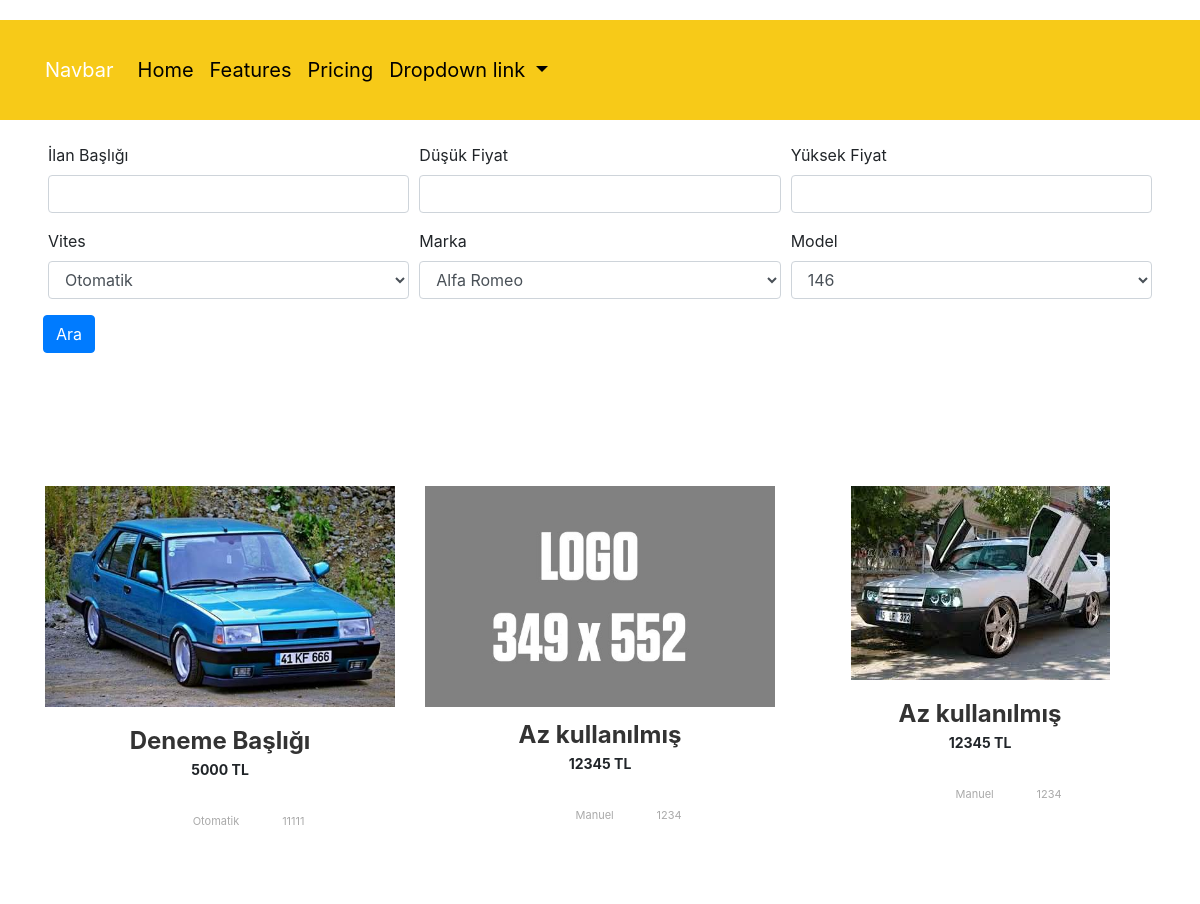
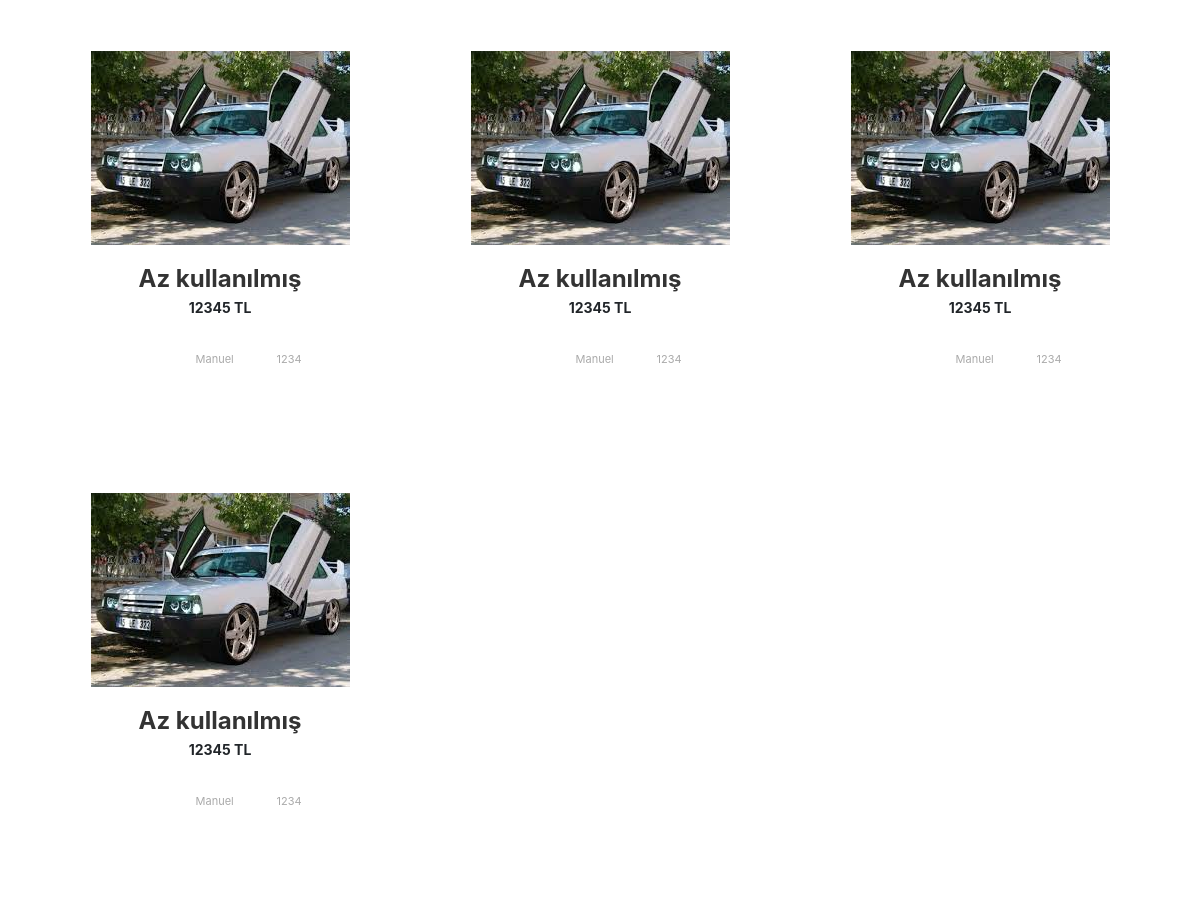
The page / on the database its author committed (2 pictures, top to bottom).
### cars/models.py (models this page shows, shortened)
class GetMyCars(models.Model):
    title=models.CharField(max_length=120,verbose_name="Başlık")
    owner=models.ForeignKey("auth.User",verbose_name="Kullanıcı",on_delete=models.CASCADE)
    marka=models.ForeignKey(Marka,on_delete=models.CASCADE,verbose_name="Marka")
    model = models.ForeignKey(Model, on_delete=models.CASCADE, verbose_name="Model")
    content=models.TextField()
    km=models.IntegerField(verbose_name="Kilometre")
    add_date=models.DateTimeField(auto_now_add=True)
    gear = models.ForeignKey(Gear, on_delete=models.CASCADE, verbose_name="Vites")
    price=models.IntegerField(verbose_name="Fiyat")
    carYear=models.IntegerField(verbose_name="Yıl")
    car_img1=models.FileField(blank=True,null=True,verbose_name="Görsel")
    car_img2 = models.FileField(blank=True, null=True, verbose_name="Görsel")
    car_img3 = models.FileField(blank=True, null=True, verbose_name="Görsel")
    car_img4 = models.FileField(blank=True, null=True, verbose_name="Görsel")

class Gear(models.Model):
    gearName = models.CharField(max_length=120, verbose_name="Vites")
    def __str__(self):
        return self.gearName

### cars/views.py (the view)
# urls.py: path('',views.index,name="index"),
def index(request):
    gears=Gear.objects.all()
    marks=Marka.objects.all()
    mods = Model.objects.all()
    keyword=request.GET.get("keyword")
    lowprc = request.GET.get("lowprc")
    hprc = request.GET.get("hprc")
    gear=request.GET.get("gear")
    mark = request.GET.get("mark")
    mdl = request.GET.get("mdl")
    if keyword and lowprc and hprc and gear and mark:
        cars=GetMyCars.objects.filter(title__contains=keyword,price__range=(lowprc,hprc),gear__gearName=gear,marka__markaName=mark,model__modelName=mdl)
        return render(request, "index.html", {"cars": cars})
    cars=GetMyCars.objects.all()
    return render(request,"index.html",{"cars":cars,"gears":gears,"marks":marks,"mods":mods})

### cars/models.py (called while the page is built)
    def __str__(self):
        return self.markaName

    def __str__(self):
        return self.modelName

### template/index.html (shortened to what this page needs)
{% extends 'layout.html' %}
{% load static %}
{% block body%}
<div class="container">
<form style="padding:3px;box-sizing:border-box;">
    <div class="form-row">
        <div class="form-group col-md-4">
    <label for="exampleInputEmail1">İlan Başlığı</label>
    <input type="text" name="keyword" class="form-control" id="exampleInputEmail1">
        </div>
    <div class="form-group col-md-4" >
    <label for="exampleInputEmail1">Düşük Fiyat</label>
    <input type="number" name="lowprc" class="form-control" id="exampleInputEmail1">
        </div>
        <div class="form-group col-md-4" >
    <label for="exampleInputEmail1">Yüksek Fiyat</label>
    <input type="number" name="hprc" class="form-control" id="exampleInputEmail1">
            </div>
  <div class="form-group col-md-4">
      <label for="inputState">Vites</label>
      <select id="inputState" name="gear" class="form-control">
          {% for g in gears%}
            <option value="{{g}}">{{g}}</option>
          {% endfor %}
      </select>
    </div>
        <div class="form-group col-md-4">
      <label for="inputState">Marka</label>
      <select id="inputState" name="mark" class="form-control">
          {% for mark in marks%}
            <option value="{{mark}}">{{mark}}</option>
          {% endfor %}
      </select>
    </div>
        <div class="form-group col-md-4">
      <label for="inputState">Model</label>
      <select id="inputState" name="mdl" class="form-control">
          {% for mod in mods%}
            <option value="{{mod}}">{{mod}}</option>
          {% endfor %}
      </select>
    </div>
  <button type="submit" class="btn btn-primary">Ara</button>
    </div>
</form>
    </div>
            <div class="container"style="margin-top:100px;">
              <div class="row clearfix r-best-offer-list">
                  {% for car in cars %}
               <div class="col-xl-4 col-lg-4 col-md-6 col-sm-12 col-xs-12">
                  <div class="r-best-offer-single">
                    <div class="r-best-offer-in">
                      <div class="r-offer-img">
                          {% if car.car_img1 %}
                            <a class="d-inline-block" style="image-size:250px 156px;" href="#"><img src="{{car.car_img1.url}}" class="img-fluid d-block m-auto" alt=""></a>
                            {% else %}
                            <a class="d-inline-block" style="image-size:250px 156px;" href="#"><img src="{% static 'default.jpg'%}" alt="" class="img-fluid" /></a>
                            {% endif %}
                      </div>
                      <div class="r-best-offer-content">
                        <a href="/cars/car/{{car.id}}"><b>{{car.title}}</b></a>
                        <p> <b>{{car.price}} TL</b> </p>
                        <ul class="pl-0 mb-0">
                          <li><i class="fa fa-car"></i></li>
                          <li><i class="fa fa-cogs"></i><span>{{car.gear}}</span></li>
                          <li><i class="fa fa-beer"></i><span>{{car.km}}</span></li>
                        </ul>
                      </div>
                      <div class="r-offer-rewst-this">
                        <span class="text-uppercase">Rent this car</span>
                      </div>
                    </div>
                  </div>
                </div>
                {% endfor %}
                  </div>
                </div>
{% endblock body %}

### template/layout.html (shortened to what this page needs)
{% load static %}
<!DOCTYPE html>
<html lang="en">
<head>
    <link rel="stylesheet" href="https://maxcdn.bootstrapcdn.com/bootstrap/4.0.0/css/bootstrap.min.css">
    <link rel="stylesheet" href="{% static 'css/animate.css' %}">
    <link rel="stylesheet" href="{% static 'css/color-08.css' %}">
    <link rel="stylesheet" href="{% static 'css/main.css' %}">
</head>
<body>
{% include "includes/newnawbar.html" %}
{%block body%}
{%endblock body %}
</body>
</html>

### template/includes/newnawbar.html (shortened to what this page needs)
<link rel="stylesheet" href="https://stackpath.bootstrapcdn.com/bootstrap/4.5.0/css/bootstrap.min.css">
<nav class="navbar navbar-expand-lg navback" style="margin-top:20px;margin-bottom:20px;">
    <div class="container">
  <a class="navbar-brand" style="color:white;" href="#">Navbar</a>
  <div class="collapse navbar-collapse float" id="navbarNavDropdown" >
    <ul class="navbar-nav" style="float:right" >
      <li class="nav-item active float" >
        <a class="nav-link" href="#">Home <span class="sr-only">(current)</span></a>
      </li>
      <li class="nav-item">
        <a class="nav-link" href="#">Features</a>
      </li>
      <li class="nav-item">
        <a class="nav-link" href="#">Pricing</a>
      </li>
      <li class="nav-item dropdown">
        <a class="nav-link dropdown-toggle" href="#" id="navbarDropdownMenuLink" role="button" data-toggle="dropdown" aria-haspopup="true" aria-expanded="false">
          Dropdown link
        </a>
      </li>
    </ul>
  </div>
        </div>
</nav>

### static/css/color-08.css (style rules this page uses)
.btn-full, .r-best-offer-list .r-best-offer-single .r-offer-rewst-this, .iw-content .r-best-offer-single .r-offer-rewst-this { background: #ffcd00; }
.r-best-offer-list .r-best-offer-single .r-best-offer-content > a { color: #ffcd00; }
.btn-primary { background: #ffcd00; }

### template/layout.html (style rules this page uses)
body { background-image:url("http://jthemes.org/html/royalcars/assets/images/main-slider-04.jpg"); background-repeat:no-repeat; background-position:top center; }

### template/includes/newnawbar.html (style rules this page uses)
.float { float:right; }
.navback { background:rgba(247, 202, 24, 1); height:100px; font-color:white; }
a { color:black; font-size:20px; }

### rows shown on the page
GetMyCars: title "Deneme Başlığı", price "5000", gear "Otomatik", km "11111"
GetMyCars: title "Az kullanılmış", price "12345", gear "Manuel", km "1234"
GetMyCars: title "Az kullanılmış", price "12345", gear "Manuel", km "1234"
GetMyCars: title "Az kullanılmış", price "12345", gear "Manuel", km "1234"
GetMyCars: title "Az kullanılmış", price "12345", gear "Manuel", km "1234"
GetMyCars: title "Az kullanılmış", price "12345", gear "Manuel", km "1234"
GetMyCars: title "Az kullanılmış", price "12345", gear "Manuel", km "1234"

### other values the page prints
form field gear "Otomatik"
form field mark "Alfa Romeo"
form field mdl "146"
